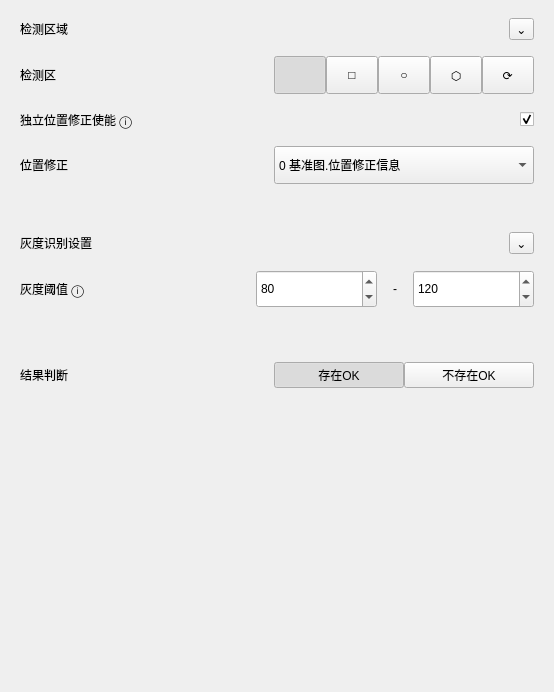
               <widget class="QWidget" name="spotBasicParamsContents">
                <property name="geometry">
                 <rect>
                  <x>0</x>
                  <y>0</y>
                  <width>554</width>
                  <height>692</height>
                 </rect>
                </property>
                <layout class="QVBoxLayout" name="verticalLayout_basicConfigCards">
                 <property name="spacing">
                  <number>12</number>
                 </property>
                 <property name="leftMargin">
                  <number>0</number>
                 </property>
                 <property name="topMargin">
                  <number>0</number>
                 </property>
                 <property name="rightMargin">
                  <number>0</number>
                 </property>
                 <property name="bottomMargin">
                  <number>0</number>
                 </property>
                 <item>
                  <widget class="QFrame" name="basicDetectionAreaCard">
                   <property name="frameShape">
                    <enum>QFrame::NoFrame</enum>
                   </property>
                   <property name="panelRole" stdset="0">
                    <string>configCard</string>
                   </property>
                   <layout class="QVBoxLayout" name="basicVerticalLayout_detectionArea">
                    <property name="spacing">
                     <number>16</number>
                    </property>
                    <property name="leftMargin">
                     <number>20</number>
                    </property>
                    <property name="topMargin">
                     <number>18</number>
                    </property>
                    <property name="rightMargin">
                     <number>20</number>
                    </property>
                    <property name="bottomMargin">
                     <number>18</number>
                    </property>
                    <item>
                     <layout class="QHBoxLayout" name="basicHorizontalLayout_detectionHeader">
                      <property name="leftMargin">
                       <number>0</number>
                      </property>
                      <property name="topMargin">
                       <number>0</number>
                      </property>
                      <property name="rightMargin">
                       <number>0</number>
                      </property>
                      <property name="bottomMargin">
                       <number>0</number>
                      </property>
                      <item>
                       <widget class="QLabel" name="basicDetectionAreaTitleLabel">
                        <property name="text">
                         <string>检测区域</string>
                        </property>
                        <property name="role" stdset="0">
                         <string>cardTitle</string>
                        </property>
                       </widget>
                      </item>
                      <item>
                       <spacer name="basicHorizontalLayout_detectionHeaderSpacer">
                        <property name="orientation">
                         <enum>Qt::Horizontal</enum>
                        </property>
                        <property name="sizeHint" stdset="0">
                         <size>
                          <width>40</width>
                          <height>20</height>
                         </size>
                        </property>
                       </spacer>
                      </item>
                      <item>
                       <widget class="QToolButton" name="basicDetectionCollapseButton">
                        <property name="text">
                         <string>⌄</string>
                        </property>
                        <property name="role" stdset="0">
                         <string>collapseCard</string>
                        </property>
                       </widget>
                      </item>
                     </layout>
                    </item>
                    <item>
                     <layout class="QHBoxLayout" name="basicHorizontalLayout_detectionAreaTools">
                      <property name="spacing">
                       <number>0</number>
                      </property>
                      <property name="leftMargin">
                       <number>0</number>
                      </property>
                      <property name="topMargin">
                       <number>0</number>
                      </property>
                      <property name="rightMargin">
                       <number>0</number>
                      </property>
                      <property name="bottomMargin">
                       <number>0</number>
                      </property>
                      <item>
                       <widget class="QLabel" name="basicDetectionAreaLabel">
                        <property name="minimumSize">
                         <size>
                          <width>150</width>
                          <height>0</height>
                         </size>
                        </property>
                        <property name="text">
                         <string>检测区</string>
                        </property>
                        <property name="role" stdset="0">
                         <string>rowField</string>
                        </property>
                       </widget>
                      </item>
                      <item>
                       <widget class="QToolButton" name="basicDetectionDrawButton">
                        <property name="minimumSize">
                         <size>
                          <width>52</width>
                          <height>38</height>
                         </size>
                        </property>
                        <property name="maximumSize">
                         <size>
                          <width>52</width>
                          <height>38</height>
                         </size>
                        </property>
                        <property name="icon">
                         <iconset resource="../resources/resources.qrc">
                          <normaloff>:/icons/fit.svg</normaloff>:/icons/fit.svg</iconset>
                        </property>
                        <property name="iconSize">
                         <size>
                          <width>22</width>
                          <height>22</height>
                         </size>
                        </property>
                        <property name="checkable">
                         <bool>true</bool>
                        </property>
                        <property name="checked">
                         <bool>true</bool>
                        </property>
                       </widget>
                      </item>
                      <item>
                       <widget class="QToolButton" name="basicDetectionRectButton">
                        <property name="minimumSize">
                         <size>
                          <width>52</width>
                          <height>38</height>
                         </size>
                        </property>
                        <property name="maximumSize">
                         <size>
                          <width>52</width>
                          <height>38</height>
                         </size>
                        </property>
                        <property name="text">
                         <string>□</string>
                        </property>
                        <property name="checkable">
                         <bool>true</bool>
                        </property>
                       </widget>
                      </item>
                      <item>
                       <widget class="QToolButton" name="basicDetectionCircleButton">
                        <property name="minimumSize">
                         <size>
                          <width>52</width>
                          <height>38</height>
                         </size>
                        </property>
                        <property name="maximumSize">
                         <size>
                          <width>52</width>
                          <height>38</height>
                         </size>
                        </property>
                        <property name="text">
                         <string>○</string>
                        </property>
                        <property name="checkable">
                         <bool>true</bool>
                        </property>
                       </widget>
                      </item>
                      <item>
                       <widget class="QToolButton" name="basicDetectionPolygonButton">
                        <property name="minimumSize">
                         <size>
                          <width>52</width>
                          <height>38</height>
                         </size>
                        </property>
                        <property name="maximumSize">
                         <size>
                          <width>52</width>
                          <height>38</height>
                         </size>
                        </property>
                        <property name="text">
                         <string>⬡</string>
                        </property>
                        <property name="checkable">
                         <bool>true</bool>
                        </property>
                       </widget>
                      </item>
                      <item>
                       <widget class="QToolButton" name="basicDetectionResetButton">
                        <property name="minimumSize">
                         <size>
                          <width>52</width>
                          <height>38</height>
                         </size>
                        </property>
                        <property name="maximumSize">
                         <size>
                          <width>52</width>
                          <height>38</height>
                         </size>
                        </property>
                        <property name="text">
                         <string>⟳</string>
                        </property>
                        <property name="checkable">
                         <bool>true</bool>
                        </property>
                       </widget>
                      </item>
                     </layout>
                    </item>
                    <item>
                     <layout class="QHBoxLayout" name="basicHorizontalLayout_positionEnable">
                      <property name="leftMargin">
                       <number>0</number>
                      </property>
                      <property name="topMargin">
                       <number>0</number>
                      </property>
                      <property name="rightMargin">
                       <number>0</number>
                      </property>
                      <property name="bottomMargin">
                       <number>0</number>
                      </property>
                      <item>
                       <widget class="QLabel" name="basicPositionEnableLabel">
                        <property name="minimumSize">
                         <size>
                          <width>260</width>
                          <height>0</height>
                         </size>
                        </property>
                        <property name="text">
                         <string>独立位置修正使能 ⓘ</string>
                        </property>
                        <property name="role" stdset="0">
                         <string>rowField</string>
                        </property>
                       </widget>
                      </item>
                      <item>
                       <spacer name="basicHorizontalSpacer_positionEnable">
                        <property name="orientation">
                         <enum>Qt::Horizontal</enum>
                        </property>
                        <property name="sizeHint" stdset="0">
                         <size>
                          <width>40</width>
                          <height>20</height>
                         </size>
                        </property>
                       </spacer>
                      </item>
                      <item>
                       <widget class="QCheckBox" name="basicPositionCorrectionSwitch">
                        <property name="text">
                         <string/>
                        </property>
                        <property name="checked">
                         <bool>true</bool>
                        </property>
                       </widget>
                      </item>
                     </layout>
                    </item>
                    <item>
                     <layout class="QHBoxLayout" name="basicHorizontalLayout_positionSource">
                      <property name="leftMargin">
                       <number>0</number>
                      </property>
                      <property name="topMargin">
                       <number>0</number>
                      </property>
                      <property name="rightMargin">
                       <number>0</number>
                      </property>
                      <property name="bottomMargin">
                       <number>0</number>
                      </property>
                      <item>
                       <widget class="QLabel" name="basicPositionSourceLabel">
                        <property name="minimumSize">
                         <size>
                          <width>150</width>
                          <height>0</height>
                         </size>
                        </property>
                        <property name="text">
                         <string>位置修正</string>
                        </property>
                        <property name="role" stdset="0">
                         <string>rowField</string>
                        </property>
                       </widget>
                      </item>
                      <item>
                       <widget class="QComboBox" name="basicPositionCorrectionComboBox">
                        <property name="minimumSize">
                         <size>
                          <width>260</width>
                          <height>38</height>
                         </size>
                        </property>
                        <item>
                         <property name="text">
                          <string>0 基准图.位置修正信息</string>
                         </property>
                        </item>
                       </widget>
                      </item>
                     </layout>
                    </item>
                   </layout>
                  </widget>
                 </item>
                 <item>
                  <widget class="QFrame" name="basicGrayRecognitionSettingsCard">
                   <property name="frameShape">
                    <enum>QFrame::NoFrame</enum>
                   </property>
                   <property name="panelRole" stdset="0">
                    <string>configCard</string>
                   </property>
                   <layout class="QVBoxLayout" name="basicVerticalLayout_grayRecognitionSettings">
                    <property name="spacing">
                     <number>16</number>
                    </property>
                    <property name="leftMargin">
                     <number>20</number>
                    </property>
                    <property name="topMargin">
                     <number>18</number>
                    </property>
                    <property name="rightMargin">
                     <number>20</number>
                    </property>
                    <property name="bottomMargin">
                     <number>18</number>
                    </property>
                    <item>
                     <layout class="QHBoxLayout" name="basicHorizontalLayout_grayHeader">
                      <property name="leftMargin">
                       <number>0</number>
                      </property>
                      <property name="topMargin">
                       <number>0</number>
                      </property>
                      <property name="rightMargin">
                       <number>0</number>
                      </property>
                      <property name="bottomMargin">
                       <number>0</number>
                      </property>
                      <item>
                       <widget class="QLabel" name="basicGrayRecognitionSettingsTitleLabel">
                        <property name="text">
                         <string>灰度识别设置</string>
                        </property>
                        <property name="role" stdset="0">
                         <string>cardTitle</string>
                        </property>
                       </widget>
                      </item>
                      <item>
                       <spacer name="basicHorizontalLayout_grayHeaderSpacer">
                        <property name="orientation">
                         <enum>Qt::Horizontal</enum>
                        </property>
                        <property name="sizeHint" stdset="0">
                         <size>
                          <width>40</width>
                          <height>20</height>
                         </size>
                        </property>
                       </spacer>
                      </item>
                      <item>
                       <widget class="QToolButton" name="basicGrayCollapseButton">
                        <property name="text">
                         <string>⌄</string>
                        </property>
                        <property name="role" stdset="0">
                         <string>collapseCard</string>
                        </property>
                       </widget>
                      </item>
                     </layout>
                    </item>
                    <item>
                     <layout class="QHBoxLayout" name="basicHorizontalLayout_grayThreshold">
                      <property name="leftMargin">
                       <number>0</number>
                      </property>
                      <property name="topMargin">
                       <number>0</number>
                      </property>
                      <property name="rightMargin">
                       <number>0</number>
                      </property>
                      <property name="bottomMargin">
                       <number>0</number>
                      </property>
                      <item>
                       <widget class="QLabel" name="basicGrayThresholdLabel">
                        <property name="minimumSize">
                         <size>
                          <width>150</width>
                          <height>0</height>
                         </size>
                        </property>
                        <property name="text">
                         <string>灰度阈值 ⓘ</string>
                        </property>
                        <property name="role" stdset="0">
                         <string>rowField</string>
                        </property>
                       </widget>
                      </item>
                      <item>
                       <spacer name="horizontalSpacer_3">
                        <property name="orientation">
                         <enum>Qt::Horizontal</enum>
                        </property>
                        <property name="sizeHint" stdset="0">
                         <size>
                          <width>40</width>
                          <height>20</height>
                         </size>
                        </property>
                       </spacer>
                      </item>
                      <item>
                       <widget class="QSpinBox" name="basicMinGraySpinBox">
                        <property name="sizePolicy">
                         <sizepolicy hsizetype="Fixed" vsizetype="Fixed">
                          <horstretch>0</horstretch>
                          <verstretch>0</verstretch>
                         </sizepolicy>
                        </property>
                        <property name="minimumSize">
                         <size>
                          <width>121</width>
                          <height>38</height>
                         </size>
                        </property>
                        <property name="maximumSize">
                         <size>
                          <width>121</width>
                          <height>38</height>
                         </size>
                        </property>
                        <property name="minimum">
                         <number>1</number>
                        </property>
                        <property name="maximum">
                         <number>255</number>
                        </property>
                        <property name="value">
                         <number>80</number>
                        </property>
                       </widget>
                      </item>
                      <item>
                       <widget class="QLabel" name="basicHorizontalLayout_grayThresholdDashLabel">
                        <property name="text">
                         <string>-</string>
                        </property>
                        <property name="alignment">
                         <set>Qt::AlignCenter</set>
                        </property>
                       </widget>
                      </item>
                      <item>
                       <widget class="QSpinBox" name="basicMaxGraySpinBox">
                        <property name="sizePolicy">
                         <sizepolicy hsizetype="Fixed" vsizetype="Fixed">
                          <horstretch>0</horstretch>
                          <verstretch>0</verstretch>
                         </sizepolicy>
                        </property>
                        <property name="minimumSize">
                         <size>
                          <width>121</width>
                          <height>38</height>
                         </size>
                        </property>
                        <property name="maximumSize">
                         <size>
                          <width>121</width>
                          <height>38</height>
                         </size>
                        </property>
                        <property name="minimum">
                         <number>0</number>
                        </property>
                        <property name="maximum">
                         <number>255</number>
                        </property>
                        <property name="value">
                         <number>120</number>
                        </property>
                       </widget>
                      </item>
                     </layout>
                    </item>
                   </layout>
                  </widget>
                 </item>
                 <item>
                  <widget class="QFrame" name="basicResultJudgeCard">
                   <property name="frameShape">
                    <enum>QFrame::NoFrame</enum>
                   </property>
                   <property name="panelRole" stdset="0">
                    <string>configCard</string>
                   </property>
                   <layout class="QVBoxLayout" name="basicVerticalLayout_resultJudge">
                    <property name="spacing">
                     <number>16</number>
                    </property>
                    <property name="leftMargin">
                     <number>20</number>
                    </property>
                    <property name="topMargin">
                     <number>18</number>
                    </property>
                    <property name="rightMargin">
                     <number>20</number>
                    </property>
                    <property name="bottomMargin">
                     <number>18</number>
                    </property>
                    <item>
                     <layout class="QHBoxLayout" name="basicHorizontalLayout_resultHeader">
                      <property name="leftMargin">
                       <number>0</number>
                      </property>
                      <property name="topMargin">
                       <number>0</number>
                      </property>
                      <property name="rightMargin">
                       <number>0</number>
                      </property>
                      <property name="bottomMargin">
                       <number>0</number>
                      </property>
                      <item>
                       <widget class="QLabel" name="basicResultJudgeTitleLabel">
                        <property name="text">
                         <string>结果判断</string>
                        </property>
                        <property name="role" stdset="0">
                         <string>cardTitle</string>
                        </property>
                       </widget>
                      </item>
                      <item>
                       <spacer name="basicHorizontalLayout_resultHeaderSpacer">
                        <property name="orientation">
                         <enum>Qt::Horizontal</enum>
                        </property>
                        <property name="sizeHint" stdset="0">
                         <size>
                          <width>40</width>
                          <height>20</height>
                         </size>
                        </property>
                       </spacer>
                      </item>
                      <item>
                       <widget class="QFrame" name="basicResultPresenceFrame">
                        <property name="minimumSize">
                         <size>
                          <width>260</width>
                          <height>38</height>
                         </size>
                        </property>
                        <property name="maximumSize">
                         <size>
                          <width>260</width>
                          <height>38</height>
                         </size>
                        </property>
                        <property name="panelRole" stdset="0">
                         <string>optionGroup</string>
                        </property>
                        <layout class="QHBoxLayout" name="basicHorizontalLayout_resultPresenceButtons">
                         <property name="spacing">
                          <number>0</number>
                         </property>
                         <property name="leftMargin">
                          <number>0</number>
                         </property>
                         <property name="topMargin">
                          <number>0</number>
                         </property>
                         <property name="rightMargin">
                          <number>0</number>
                         </property>
                         <property name="bottomMargin">
                          <number>0</number>
                         </property>
                         <item>
                          <widget class="QPushButton" name="basicPresentOkButton">
                           <property name="text">
                            <string>存在OK</string>
                           </property>
                           <property name="checkable">
                            <bool>true</bool>
                           </property>
                           <property name="checked">
                            <bool>true</bool>
                           </property>
                          </widget>
                         </item>
                         <item>
                          <widget class="QPushButton" name="basicAbsentOkButton">
                           <property name="text">
                            <string>不存在OK</string>
                           </property>
                           <property name="checkable">
                            <bool>true</bool>
                           </property>
                          </widget>
                         </item>
                        </layout>
                       </widget>
                      </item>
                     </layout>
                    </item>
                   </layout>
                  </widget>
                 </item>
                 <item>
                  <spacer name="basicVerticalSpacer_configCards">
                   <property name="orientation">
                    <enum>Qt::Vertical</enum>
                   </property>
                   <property name="sizeHint" stdset="0">
                    <size>
                     <width>20</width>
                     <height>40</height>
                    </size>
                   </property>
                  </spacer>
                 </item>
                </layout>
               </widget>
